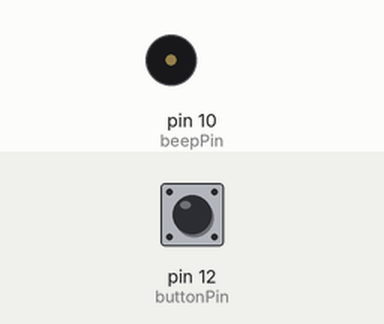
This sketch was run on a simulated Arduino Uno, built with avr-gcc and run on an emulated ATmega328P. Parts: buzzer (waves = sounding). The test bench sets the inputs (shaded band); at power-on: pin 12 (buttonPin) LOW.

Above: at 1.2 s.
1.3 s: pin 12 (buttonPin) pulled HIGH for 3.2 s
At 2.35 s:
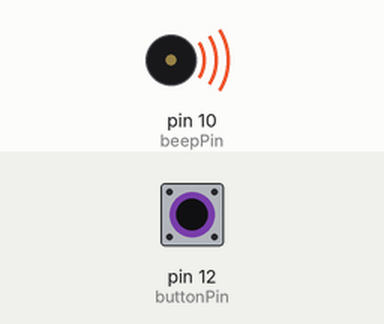
Timing chart, 0 to 5.9 s (numbered marks = the images above; inputs shaded):
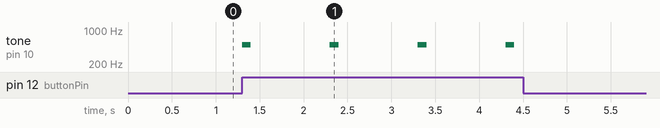

The sketch:

MenZ_FLAG.ino
```cpp
const int buttonPin = 12;
const int beepPin = 10;

int buttonState = 0;


int  melody[] = {
  500
};

void setup() {
  pinMode(buttonPin, INPUT);
  pinMode(beepPin, OUTPUT);
  digitalWrite(beepPin, LOW);
}

void loop(){
  buttonState = digitalRead(buttonPin);

  if (buttonState == HIGH) {  // ボタンが押されている間の処理
    tone(beepPin, melody[0],100); // ブザーを鳴らす。
    delay(1000);
    noTone(beepPin);  // ブザーを止める。
    //delay(1000);
  }

}
```

Measured:
- after the input at 1.3 s, tone on pin 10 (beepPin): alternates 500 Hz for 0.10 s and silent for 0.90 s, 8 changes in all, then stays silent, starting at once
